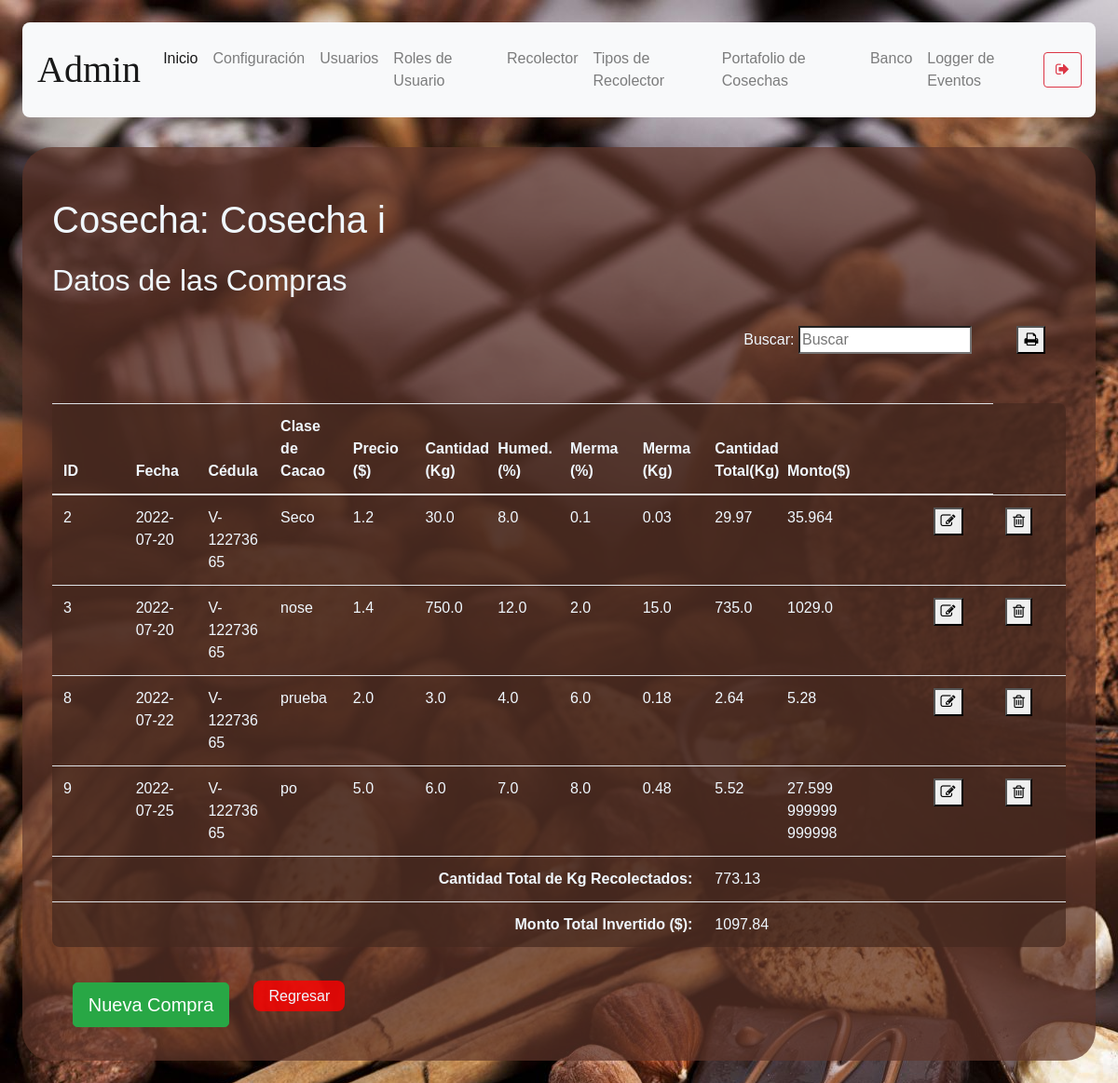
/harvest/1/purchase (signed in), run on the app's committed database.
### models/harvest.py (models this page shows, shortened)
class Harvest (db.Model):
    __tablename__ = 'harvest'
    id = db.Column(db.Integer, primary_key = True)
    description = db.Column(db.String(250), nullable = False)
    start_date = db.Column(db.String(10), nullable=False)
    end_date = db.Column(db.String(10), nullable= False)
    status = db.Column(db.String(10), nullable = False)
    def find(self, id):
        return Harvest.query.get(id)

### models/purchase.py (models this page shows, shortened)
class Purchase( db.Model ):
    __tablename__ = 'purchase'
    id = db.Column( db.Integer, primary_key = True )
    date = db.Column( db.String(10), nullable = False )
    F_Productor = db.Column( db.Integer, db.ForeignKey('productor.id'))
    F_Harvest = db.Column( db.Integer, db.ForeignKey( 'harvest.id' ) )
    cacao_type = db.Column( db.String, nullable=False )
    price_dolar= db.Column( db.Float, nullable=False )
    amount_kg = db.Column( db.Float, nullable = False )
    wetness_percentage = db.Column( db.Float, nullable = False )
    waste_percentage = db.Column( db.Float, nullable = False )
    waste_kg = db.Column( db.Float, nullable=False )
    total_amount_kg = db.Column( db.Float, nullable = False )
    total_dolar = db.Column( db.Float, nullable=False )
    observation = db. Column( db.String(255) )

### models/productor.py (models this page shows, shortened)
class Productor(db.Model) :
    __tablename__ = "productor"
    id = db.Column(db.Integer, primary_key = True)
    cedula = db.Column(db.String(100), nullable = False, unique=True)
    name = db.Column(db.String(100), nullable = False)
    last_name = db.Column(db.String(100), nullable = False)
    gender = db.Column(db.String(10), nullable = False)
    date_of_birth = db.Column(db.String(10), nullable = False)
    local_phone = db.Column(db.String(20), nullable = True)
    movil_phone = db.Column(db.String(20), nullable = True)
    address_1 = db.Column(db.String(150), nullable = True)
    address_2 = db.Column(db.String(150), nullable = True)
    productor_type_id = db.Column(db.Integer, db.ForeignKey('productor_type.id'))

### routes/purchase.py (the view)
@purchase.route('/harvest/<harvest_id>/purchase', methods=['GET'])
def index(harvest_id):
    if( not verify_permissions(session, User, allowed_rols) ):
        return redirect(url_for('auth.index'))
    harvest = Harvest.find(Harvest, harvest_id)
    purchases = Purchase.query.filter_by(F_Harvest = harvest_id)
    productors = Productor.query.all()
    productor_types = Productor_type.query.all()
    status = ""
    total_cantidad = sum(purchase.total_amount_kg for purchase in purchases)
    total_monto = ("{0:.2f}".format(sum(purchase.total_dolar for purchase in purchases)))
    if 'management-status' in session: status = session['management-status']
    return render_template("purchase.html", harvest=harvest, purchases=purchases,
    productors=productors, productor_types= productor_types, status=status, total_cantidad=total_cantidad, total_monto=total_monto)

### models/user.py (called while the page is built)
    def get_user_rol_by_username( self, username ):
        user_rol_id = User.query.filter_by(username = username).first().user_rol_id
        user_rol = User_rol.query.get(user_rol_id).description
        return user_rol

### utils/functions.py (called while the page is built)
def verify_permissions(session, User, allowed=['admin']):
    return 'username' in session and \
    ( allowed == 'all' or User.get_user_rol_by_username(User, session['username']) in allowed)

### templates/purchase.html (shortened to what this page needs)
{% extends "base.html" %}
{% block content %}
    <h1>Cosecha: {{harvest.description}}</h1>
    <h2>Datos de las Compras</h2>
    <p align="right">
            Buscar: <input id ="search-bar" onkeyup="searchEngine()" type="search" name="busqueda" placeholder="Buscar">
            <button onclick='print("Purchase", "miTabla")'><i class="fa fa-print" aria-hidden="true"></i></button>
    </p>
        <table class="table content-table" id="miTabla">
            <thead>
                <th>ID</th>
                <th>Fecha</th>
                <th>Cédula</th>
                <th>Clase de Cacao</th>
                <th>Precio ($)</th>
                <th>Cantidad (Kg)</th>
                <th>Humed.(%)</th>
                <th>Merma (%)</th>
                <th>Merma (Kg)</th>
                <th>Cantidad Total(Kg)</th>
                <th>Monto($)</th>
                <th></th>
                <th></th>
            </thead>
            <tbody id="table-body-data">
            {% for i in purchases %}
            <tr>
                <td>{{ i.id }}</td>
                <td>{{ i.date }}</td>
                {% for prod in productors %}
                    {% if prod.id == i.F_Productor %}
                        <td>{{ prod.cedula }} </td>
                    {% endif %}
                {% endfor %}
                <td>{{ i.cacao_type }}</td>
                <td>{{ i.price_dolar }}</td>
                <td>{{ i.amount_kg }}</td>
                <td>{{ i.wetness_percentage }}</td>
                <td>{{ i.waste_percentage}}</td>
                <td>{{ i.waste_kg }}</td>
                <td>{{ i.total_amount_kg }}</td>
                <td>{{ i.total_dolar }}</td>
                <td>{{ i.observation }}</td>
                <td><button onclick="window.location.href=`/harvest/{{harvest.id}}/purchase/{{i.id}}/edit`"><i class="fa fa-pencil-square-o" aria-hidden="true"></i></button></td>
                <td><button onclick='deleteConfirm2( {{i.id}}, "Purchase", {{harvest.id}} )'><i class="fa fa-trash-o" aria-hidden="true"></i></button></td>
            </tr>
            {% endfor %}
            <tr>
                <th scope="row" colspan="9" style="text-align: right;">Cantidad Total de Kg Recolectados:</th>
                <td colspan="2">{{total_cantidad}}</td>
                <th></th><th></th><th></th>
            </tr>
             <tr>
                <th scope="row" colspan="9" style="text-align: right;">Monto Total Invertido ($):</th>
                <td colspan="2">{{ total_monto }}</td>
                <th></th><th></th><th></th>
            </tr>
            </tbody>
        </table>
        <button type="button" data-toggle="modal" data-target="#modal-{{harvest.id}}"class="btn btn-success btn-lg mb-1">Nueva Compra</button>
        <a class="abord" href="/harvest" onclick="hiddeForm()">Regresar</a>
{% endblock %}

### static/styles/main.css (style rules this page uses)
body { background-color:aliceblue; background-image: url("../media/2316549.jpg"); margin: 2%; font-family: 'Gill Sans', 'Gill Sans MT', Calibri, 'Trebuchet MS', sans-serif; }
button { margin: 2%; }
h1, h2 { margin-top: 2%; }
.content-table { background-color: rgba(69, 40, 31, 0.7); padding: 2em; color:aliceblue; margin-top: 2em; border-radius: .5em; }
.abord, .abord:hover { color: aliceblue; background-color: rgba(255, 0, 0, 0.8); width: 4em; text-align: center; border-radius: 0.5em; padding: 0.5em 1em 0.5em 1em; list-style: none; text-decoration: none; }
table { width:100%; table-layout:fixed; }
td { word-wrap:break-word; }

### data on the page
Harvest: description "Cosecha i"
Purchase: id "2", date "2022-07-20", cacao_type "Seco", price_dolar "1.2", amount_kg "30.0", wetness_percentage "8.0", waste_percentage "0.1", waste_kg "0.03", total_amount_kg "29.97", total_dolar "35.964"
Productor: cedula "V-12273665"
Purchase: id "3", date "2022-07-20", cacao_type "nose", price_dolar "1.4", amount_kg "750.0", wetness_percentage "12.0", waste_percentage "2.0", waste_kg "15.0", total_amount_kg "735.0", total_dolar "1029.0"
Purchase: id "8", date "2022-07-22", cacao_type "prueba", price_dolar "2.0", amount_kg "3.0", wetness_percentage "4.0", waste_percentage "6.0", waste_kg "0.18", total_amount_kg "2.64", total_dolar "5.28"
Purchase: id "9", date "2022-07-25", cacao_type "po", price_dolar "5.0", amount_kg "6.0", wetness_percentage "7.0", waste_percentage "8.0", waste_kg "0.48", total_amount_kg "5.52", total_dolar "27.599999999999998"

### other printed values
{{ session['username'] }} "Admin"
{{ total_cantidad }} "773.13"
{{ total_monto }} "1097.84"
